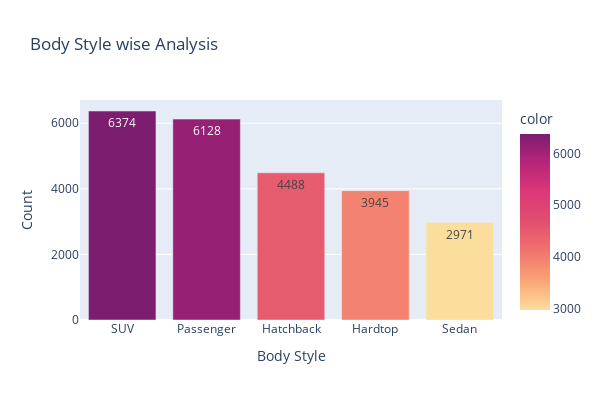

Notebook code for this chart:
### Markdown cell above
##### Step 3.4.3| __Product Analysis (Cars, Models, Body style, ...)__

### Code cell
fig = px.bar(df, x=df['Body Style'].unique(), y=df['Body Style'].value_counts(),
            title='Body Style wise Analysis', width=600, height=400,
            text=df['Body Style'].value_counts(), color=df['Body Style'].value_counts(),
            color_continuous_scale='Sunsetdark', labels={"x":"Body Style", "y":"Count"})

fig.show()

### Figure 1 — Plotly figure (JSON) as saved in the notebook; plotly's stock layout.template omitted (floating-point values rounded to 4 significant figures)
{"data": [{"alignmentgroup": "True", "hovertemplate": "Body Style=%{x}<br>Count=%{y}<br>text=%{text}<br>color=%{marker.color}<extra></extra>", "legendgroup": "", "marker": {"color": [6374, 6128, 4488, 3945, 2971], "coloraxis": "coloraxis", "pattern": {"shape": ""}}, "name": "", "offsetgroup": "", "orientation": "v", "showlegend": false, "text": [6374, 6128, 4488, 3945, 2971], "textposition": "auto", "type": "bar", "x": ["SUV", "Passenger", "Hatchback", "Hardtop", "Sedan"], "xaxis": "x", "y": [6374, 6128, 4488, 3945, 2971], "yaxis": "y"}], "layout": {"barmode": "relative", "coloraxis": {"colorbar": {"title": {"text": "color"}}, "colorscale": [[0, "rgb(252, 222, 156)"], [0.1667, "rgb(250, 164, 118)"], [0.3333, "rgb(240, 116, 110)"], [0.5, "rgb(227, 79, 111)"], [0.6667, "rgb(220, 57, 119)"], [0.8333, "rgb(185, 37, 122)"], [1, "rgb(124, 29, 111)"]]}, "height": 400, "legend": {"tracegroupgap": 0}, "title": {"text": "Body Style wise Analysis"}, "width": 600, "xaxis": {"anchor": "y", "domain": [0, 1], "title": {"text": "Body Style"}}, "yaxis": {"anchor": "x", "domain": [0, 1], "title": {"text": "Count"}}}}
